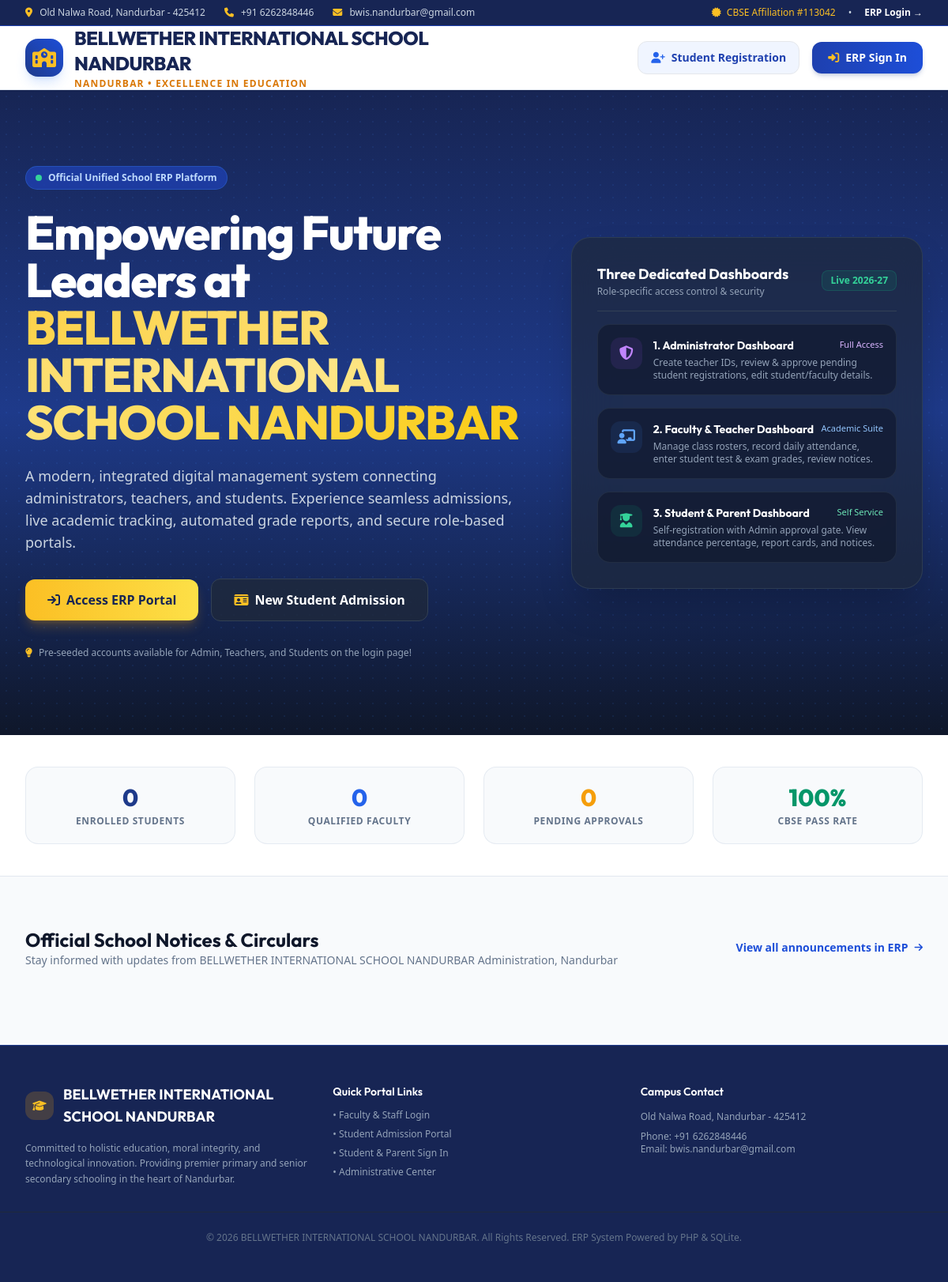
The page / on the database its author committed.
### tables this page shows
CREATE TABLE settings (
            key TEXT PRIMARY KEY,
            value TEXT
        );

### index.php (the view, shortened to what the rows shown need)
<?php
require_once __DIR__ . '/includes/auth.php';
$school_name = get_setting($pdo, 'school_name', 'BELLWETHER INTERNATIONAL SCHOOL NANDURBAR');
$school_city = get_setting($pdo, 'school_city', 'Nandurbar');
$school_phone = get_setting($pdo, 'school_phone', '+91 6262848446');
$school_email = get_setting($pdo, 'school_email', 'bwis.nandurbar@gmail.com');
$school_address = get_setting($pdo, 'school_address', 'Old Nalwa Road, Nandurbar - 425412');
$school_affiliation = get_setting($pdo, 'school_affiliation', 'CBSE Affiliation No: 113042');
?>
<!DOCTYPE html>
<html lang="en">
<head>
    <script src="https://cdn.tailwindcss.com"></script>
    <link rel="stylesheet" href="https://cdnjs.cloudflare.com/ajax/libs/font-awesome/6.5.1/css/all.min.css">
    <link rel="stylesheet" href="/assets/css/custom.css">
</head>
<body class="bg-slate-50 text-slate-800 antialiased min-h-screen flex flex-col font-sans">
    <div class="bg-navy-950 text-slate-300 text-xs py-2 px-4 sm:px-8 border-b border-navy-800">
        <div class="max-w-7xl mx-auto flex flex-col sm:flex-row justify-between items-center gap-2">
            <div class="flex items-center flex-wrap justify-center sm:justify-start gap-x-6 gap-y-1">
                <span><i class="fa-solid fa-location-dot text-amber-400 mr-1.5"></i> <?= htmlspecialchars($school_address) ?></span>
                <span class="hidden md:inline"><i class="fa-solid fa-phone text-amber-400 mr-1.5"></i> <?= htmlspecialchars($school_phone) ?></span>
                <span class="hidden lg:inline"><i class="fa-solid fa-envelope text-amber-400 mr-1.5"></i> <?= htmlspecialchars($school_email) ?></span>
            </div>
            <div class="flex items-center space-x-4 shrink-0">
                <span class="text-amber-400 font-medium"><i class="fa-solid fa-certificate mr-1"></i> <?= htmlspecialchars($school_affiliation) ?></span>
                <span>&bull;</span>
                <a href="/login.php" class="text-white hover:text-amber-300 font-semibold transition">ERP Login &rarr;</a>
            </div>
        </div>
    </div>
    <nav class="bg-white/90 backdrop-blur-md sticky top-0 z-50 border-b border-slate-200 shadow-sm">
        <div class="max-w-7xl mx-auto px-4 sm:px-6 lg:px-8">
            <div class="flex items-center justify-between h-20">
                <a href="/" class="flex items-center space-x-3.5 min-w-0 pr-2">
                    <div class="min-w-0">
                        <span class="text-base sm:text-xl lg:text-2xl font-extrabold tracking-tight text-navy-950 font-['Outfit'] block leading-tight break-words max-w-[170px] xs:max-w-[240px] sm:max-w-md lg:max-w-xl" title="<?= htmlspecialchars($school_name) ?>"><?= htmlspecialchars(strtoupper($school_name)) ?></span>
                        <span class="text-[10px] sm:text-xs font-bold tracking-widest text-amber-600 uppercase block mt-0.5 truncate"><?= htmlspecialchars($school_city) ?> • Excellence in Education</span>
                    </div>
                </a>
            </div>
        </div>
    </nav>
    <header class="relative bg-gradient-to-b from-navy-950 via-navy-900 to-slate-900 text-white overflow-hidden py-16 sm:py-24">
        <div class="max-w-7xl mx-auto px-4 sm:px-6 lg:px-8 relative z-10">
            <div class="grid grid-cols-1 lg:grid-cols-12 gap-12 items-center">
                <div class="lg:col-span-7 space-y-6 text-center lg:text-left">
                    <h1 class="text-3xl sm:text-5xl lg:text-6xl font-extrabold tracking-tight font-['Outfit'] leading-tight break-words">
                        Empowering Future Leaders at <span class="text-transparent bg-clip-text bg-gradient-to-r from-amber-300 via-amber-200 to-yellow-400"><?= htmlspecialchars($school_name) ?></span>
                    </h1>
                </div>
            </div>
        </div>
    </header>
    <section class="py-16 bg-slate-50 flex-1">
        <div class="max-w-7xl mx-auto px-4 sm:px-6 lg:px-8">
            <div class="flex flex-col sm:flex-row sm:items-center justify-between gap-4 mb-8">
                <div>
                    <h2 class="text-2xl font-bold text-slate-900 font-['Outfit']">Official School Notices &amp; Circulars</h2>
                    <p class="text-sm text-slate-500">Stay informed with updates from <?= htmlspecialchars($school_name) ?> Administration, <?= htmlspecialchars($school_city) ?></p>
                </div>
            </div>
        </div>
    </section>
    <footer class="bg-navy-950 text-slate-400 text-sm py-12 border-t border-navy-900">
        <div class="max-w-7xl mx-auto px-4 sm:px-6 lg:px-8 grid grid-cols-1 md:grid-cols-3 gap-8">
            <div>
                <div class="flex items-center space-x-3 mb-4">
                    <div class="w-9 h-9 rounded-xl bg-amber-500/20 text-amber-400 flex items-center justify-center font-bold shrink-0">
                        <i class="fa-solid fa-graduation-cap"></i>
                    </div>
                    <span class="text-lg font-bold text-white font-['Outfit'] break-words"><?= htmlspecialchars($school_name) ?></span>
                </div>
                <p class="text-xs text-slate-400 leading-relaxed">
                    Committed to holistic education, moral integrity, and technological innovation. Providing premier primary and senior secondary schooling in the heart of <?= htmlspecialchars($school_city) ?>.
                </p>
            </div>
            <div>
            </div>
            <div>
                <h4 class="text-white font-semibold mb-3 font-['Outfit']">Campus Contact</h4>
                <p class="text-xs text-slate-400 leading-relaxed mb-2">
                    <?= htmlspecialchars($school_address) ?>
                </p>
                <p class="text-xs text-slate-400">Phone: <?= htmlspecialchars($school_phone) ?></p>
                <p class="text-xs text-slate-400">Email: <?= htmlspecialchars($school_email) ?></p>
            </div>
        </div>
        <div class="max-w-7xl mx-auto px-4 sm:px-6 lg:px-8 mt-8 pt-6 border-t border-slate-800 text-xs text-center text-slate-500">
            &copy; <?= date('Y') ?> <?= htmlspecialchars($school_name) ?>. All Rights Reserved. ERP System Powered by PHP &amp; SQLite.
        </div>
    </footer>
</body>
</html>

### rows shown on the page
settings: value "Old Nalwa Road, Nandurbar - 425412"
settings: value "+91 6262848446"
settings: value "bwis.nandurbar@gmail.com"
settings: value "CBSE Affiliation #113042"
settings: value "BELLWETHER INTERNATIONAL SCHOOL NANDURBAR"
settings: value "NANDURBAR", value "Nandurbar"

### other values the page prints
$stats['total_students'] "0"
$stats['total_teachers'] "0"
$stats['pending_students'] "0"
